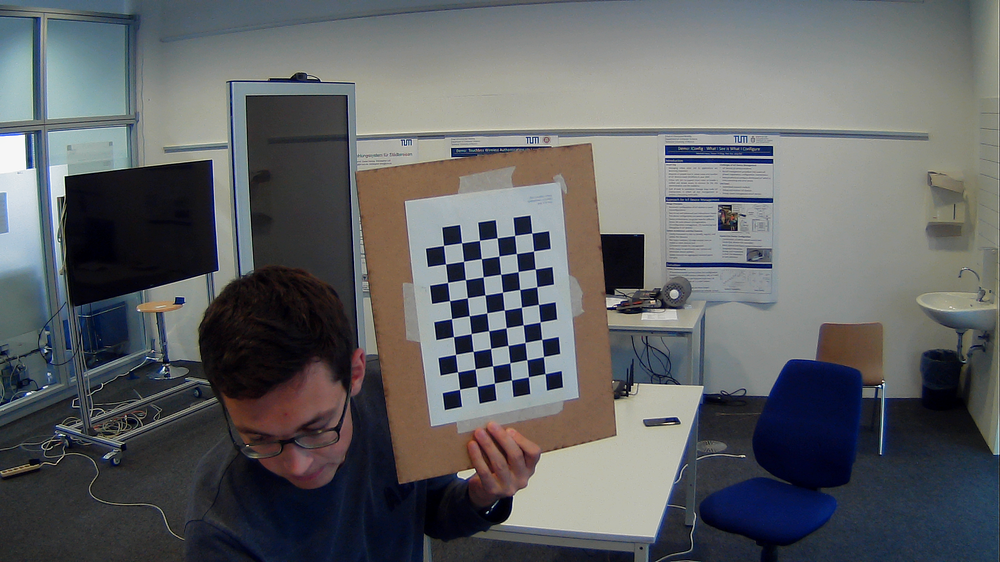
#> input picture calibration/left/chessplate_calibration_0.png, 1000 x 562 px, shrunk from 1920 x 1080 before the run
$ python -i histogram.py   (imports and definitions only)
#> lines starting #> are read from the running program, lines starting #| are printed output that depends on the picture
#> further down, picture is the input picture: shape (562, 1000, 3); mean B, G, R 100.1, 97.6, 95.5
import cv2

# defintions for the histogram stuff

h_bins = 50
s_bins = 60
histSize = [h_bins, s_bins]
# hue varies from 0 to 179, saturation from 0 to 255
h_ranges = [0, 180]
s_ranges = [0, 256]
ranges = h_ranges + s_ranges  # concat lists
# Use the 0-th and 1-st channels
channels = [0, 1]

# set the histogram comparision method to BHATTACHARYYA (the lower the better)
HISTOGRAM_COMPARISION = cv2.HISTCMP_BHATTACHARYYA


def create_histogram(frame):
    print('we are creating a histogram')
    # turn the image into a hsv image
    hsv_images = cv2.cvtColor(frame, cv2.COLOR_BGR2HSV)
#> hsv_images: shape (562, 1000, 3); mean H, S, V 77, 61.6, 107.2
    # calculate the histogram
    histogram = cv2.calcHist([hsv_images], channels,
                             None, histSize, ranges, accumulate=False)
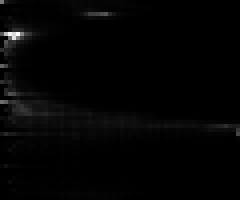
#> histogram: shape (50, 60) float32 (shown 4 times larger); min 0, max 12191, mean 187.3; drawn with min black and max white
    cv2.normalize(histogram, histogram, alpha=0,
                  beta=1, norm_type=cv2.NORM_MINMAX)
    return histogram


def compare_histograms(histogram_1, histogram_2):
    # the lower the number this function returns the more similar the histograms are
    return cv2.compareHist(histogram_1, histogram_2, HISTOGRAM_COMPARISION)

>>> import cv2
>>> picture = cv2.imread('../calibration/left/chessplate_calibration_0.png')
>>> result = create_histogram(picture)

$ run again, on calibration/left/chessplate_calibration_1.png
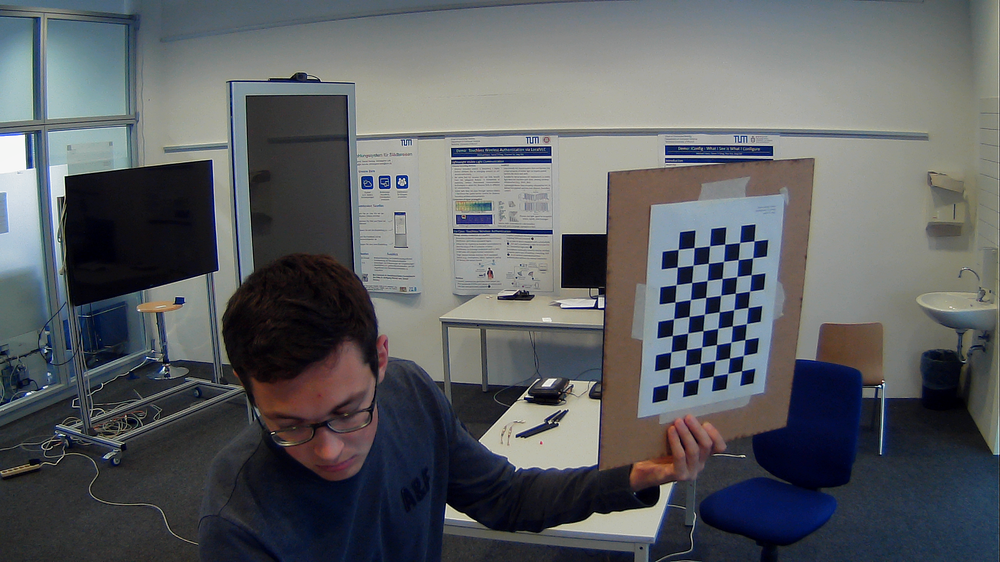
#> input picture calibration/left/chessplate_calibration_1.png, 1000 x 562 px, shrunk from 1920 x 1080 before the run
#> picture is the input picture: shape (562, 1000, 3); mean B, G, R 97.7, 94.3, 91.4
#> hsv_images: shape (562, 1000, 3); mean H, S, V 77.4, 62.2, 103.8
#> in create_histogram, `histogram = cv2.calcHist([hsv_images], channels, None, histSize, range..`:
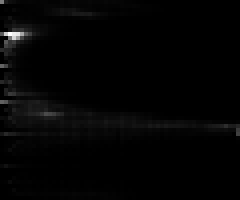
#> histogram: shape (50, 60) float32 (shown 4 times larger); min 0, max 11613, mean 187.3; drawn with min black and max white

$ run again, on calibration/left/chessplate_calibration_10.png
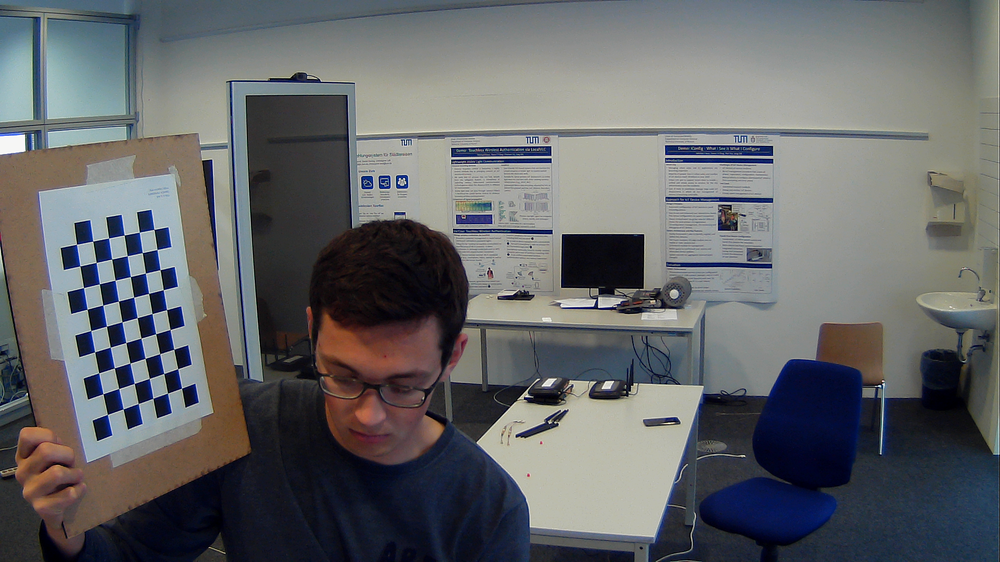
#> input picture calibration/left/chessplate_calibration_10.png, 1000 x 562 px, shrunk from 1920 x 1080 before the run
#> picture is the input picture: shape (562, 1000, 3); mean B, G, R 103.5, 101.3, 99.8
#> hsv_images: shape (562, 1000, 3); mean H, S, V 73.7, 62, 111.4
#> in create_histogram, `histogram = cv2.calcHist([hsv_images], channels, None, histSize, range..`:
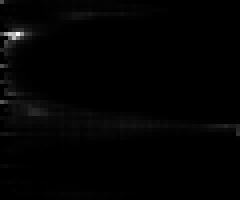
#> histogram: shape (50, 60) float32 (shown 4 times larger); min 0, max 15834, mean 187.3; drawn with min black and max white

$ run again, on calibration/left/chessplate_calibration_11.png
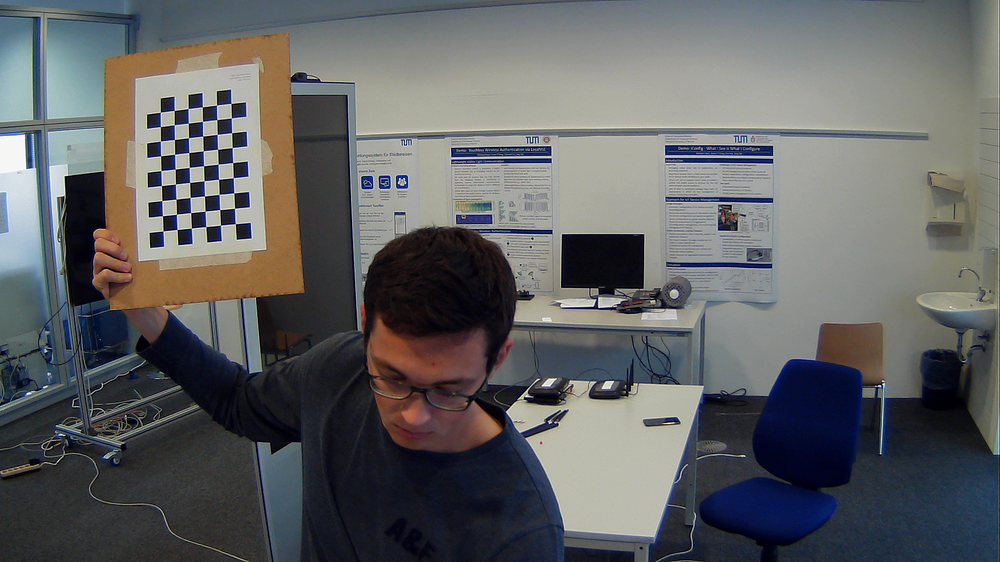
#> input picture calibration/left/chessplate_calibration_11.png, 1000 x 562 px, shrunk from 1920 x 1080 before the run
#> picture is the input picture: shape (562, 1000, 3); mean B, G, R 98.7, 97.7, 96.5
#> hsv_images: shape (562, 1000, 3); mean H, S, V 74.9, 60.9, 107.4
#> in create_histogram, `histogram = cv2.calcHist([hsv_images], channels, None, histSize, range..`:
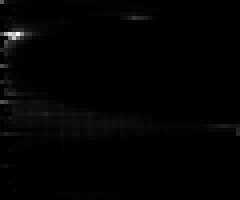
#> histogram: shape (50, 60) float32 (shown 4 times larger); min 0, max 15692, mean 187.3; drawn with min black and max white
